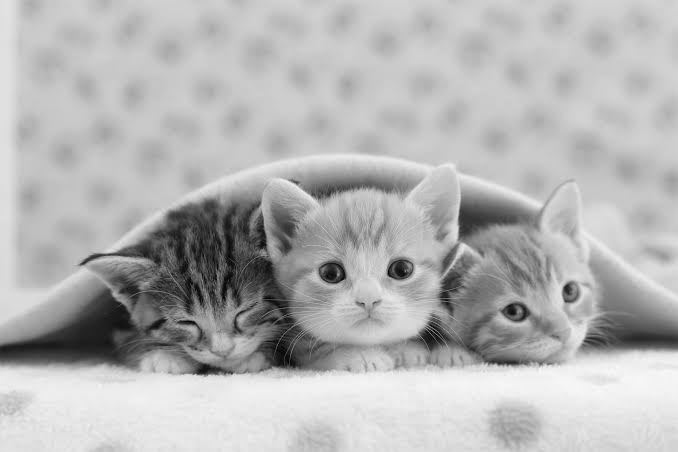
#> input picture Day14/output_images/task2_grayscale.jpg, 678 x 452 px; the run also reads 1 picture not shown here
$ python image_processing_toolkit.py
#> lines starting #> are read from the running program, lines starting #| are printed output that depends on the picture
### Day14/toolkit.py
from __future__ import annotations
import os
import cv2
import numpy as np

def load_image(image_path: str) -> np.ndarray:
    img = cv2.imread(image_path)
    if img is None:
        raise ValueError(f"Could not read image at '{image_path}'. "
                          f"Make sure the file exists and is a valid image.")
    return img


def read_image(image_path: str, verbose: bool = True) -> np.ndarray:
    img = load_image(image_path)

    if verbose:
        shape_img = img.shape
        height_img = shape_img[0]
        width_img = shape_img[1]
        channels = shape_img[2] if len(shape_img) > 2 else 1
        file_size_kb = round(os.path.getsize(image_path) / 1024, 2)

        print("______________________________________________")
        print("____Analysis____", os.path.basename(image_path))
        print("______________________________________________")
        print("Height:", height_img, "pixels")
        print("Width:", width_img, "pixels")
        print("Color Channels:", channels, "BGR")
        print("File Size:", file_size_kb, "KB")
        print("______________________________________________")
        print()

    return img


# [10 lines left out: functions save_image, convert_grayscale, not called in this run]


to_grayscale = convert_grayscale


# [5 lines left out: function resize_img, not called in this run]


resize_image = resize_img


# [28 lines left out: functions resize_multiple, resize_by_scale, crop_region, not called in this run]


def crop_image(img: np.ndarray, x: int, y: int, w: int, h: int) -> np.ndarray:
    return crop_region(img, x, y, x + w, y + h)


# [53 lines left out: functions crop_regions, rotate_img, rotate_any, flip_img, not called in this run]


flip_image = flip_img


# [40 lines left out: functions draw_shapes, add_text, adjust_brightness_contrast, not called in this run]


def bgr_to_rgb(img: np.ndarray) -> np.ndarray:
    return cv2.cvtColor(img, cv2.COLOR_BGR2RGB)


# [16 lines left out: function side_by_side, not called in this run]

### Day14/image_processing_toolkit.py
import os
import sys
from datetime import date

import cv2

sys.path.append(os.path.dirname(os.path.abspath(__file__)))
import toolkit


MY_NAME = "Narmeen Javed"

MENU = """0
==================== IMAGE PROCESSING TOOLKIT ====================
 1. Load an image (shows height/width/channels/file size)
 2. Convert to grayscale
 3. Resize image (exact width/height)
 4. Resize to preset sizes (small/medium/large/wide) - saves all 4
 5. Rotate image (90 / 180 / 270)
 6. Rotate image (any angle)
 7. Flip image (horizontal / vertical / both)
 8. Crop image (custom coordinates)
 9. Crop into named regions (upper/lower/left/right/center/corners)
10. Draw demo shapes
11. Add custom text
12. Adjust brightness / contrast
13. Show original vs processed side by side
14. Run full original batch pipeline on a fresh image
15. Save current working image
16. Reset to original loaded image
 0. Exit
====================================================================
"""


# [35 lines left out: functions prompt_int, prompt_float, has_display, show, not called in this run]


class App:
    def __init__(self):
        self.original = None
        self.working = None
        self.loaded_path = None

    def require_image(self):
        if self.working is None:
            raise ValueError("No image loaded yet. Choose option 1 first.")

    def load(self):
        path = input("Enter path to image file: ").strip()
        self.original = toolkit.read_image(path)   # prints the analysis
        self.working = self.original.copy()
        self.loaded_path = path

    # [132 lines left out: functions grayscale, resize_exact, resize_presets, rotate_fixed, rotate_free, flip and 9 more, not called in this run]


def main():
    app = App()
    actions = {
        "1": app.load,
        "2": app.grayscale,
        "3": app.resize_exact,
        "4": app.resize_presets,
        "5": app.rotate_fixed,
        "6": app.rotate_free,
        "7": app.flip,
        "8": app.crop_custom,
        "9": app.crop_named_regions,
        "10": app.draw_shapes,
        "11": app.add_text,
        "12": app.brightness_contrast,
        "13": app.compare_side_by_side,
        "14": app.run_batch_pipeline,
        "15": app.save,
        "16": app.reset,
    }

    print("Welcome to the Image Processing Toolkit!")
    while True:
        print(MENU)
        choice = input("Choose an option: ").strip()
        if choice == "0":
            print("Goodbye!")
            break
        action = actions.get(choice)
        if action is None:
            print("Invalid option, please try again.")
            continue
        try:
            action()
        except ValueError as e:
            print(f"[Error] {e}")
        except Exception as e:
            print(f"[Unexpected error] {e}")
#> this loop made 4 passes; the answer given on pass 1: 1
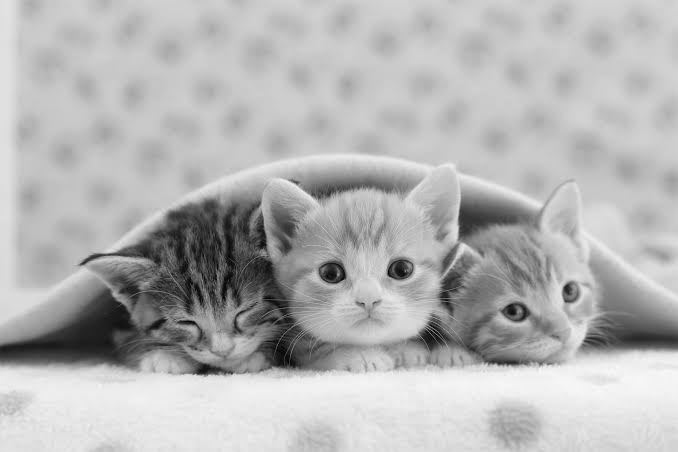
#> input picture Day14/output_images/task2_grayscale.jpg, 678 x 452 px
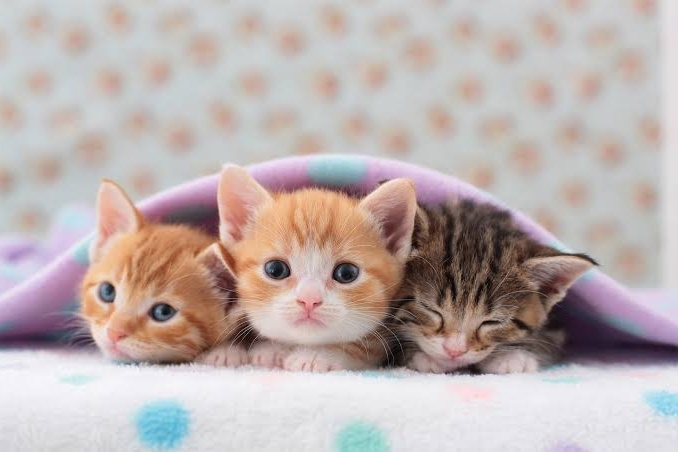
#> input picture Day14/output_images/task6_flip_h.jpg, 678 x 452 px
#> pass 3, in load_image (call 3), `img = cv2.imread(image_path)`:
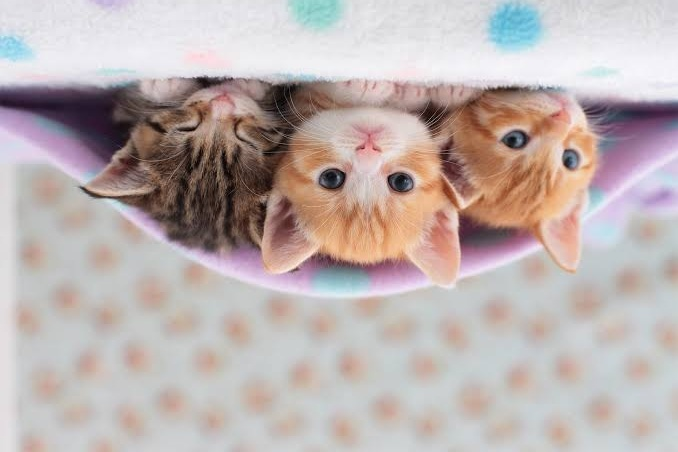
#> img: shape (452, 678, 3); mean B, G, R 175.4, 177.1, 189.1


if __name__ == "__main__":
#> (the run stopped early here; a loop or call above may not have finished)
